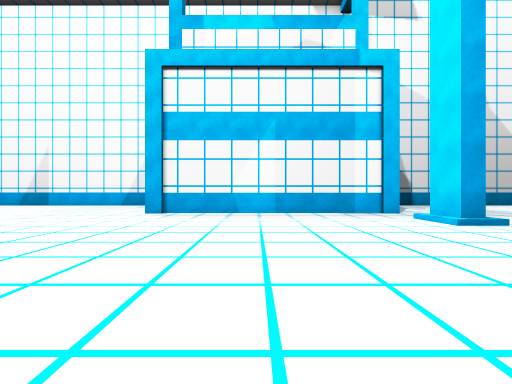
View 1 (above)

19 first-person views from a walk through a 3-D level made in the Unity game engine. The camera is 1.3 m above the floor, looks level and sees 85° across. The floor is counted in squares, 2 m on a side. Each view is taken from the middle of a square. On the plan, view 1 faces up. The plan holds only what a view shows up to about 9 squares ahead; the rest is blank. The place goes on beyond the plan. The player character is not drawn.

View 2
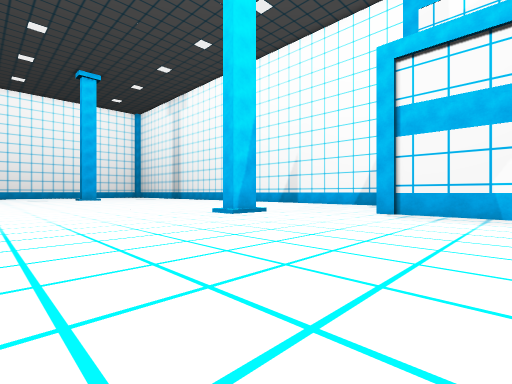

View 3
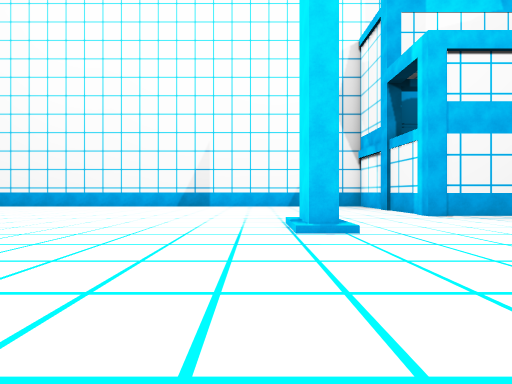

View 4
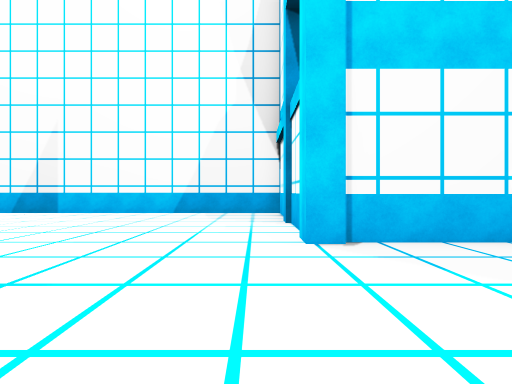

View 5
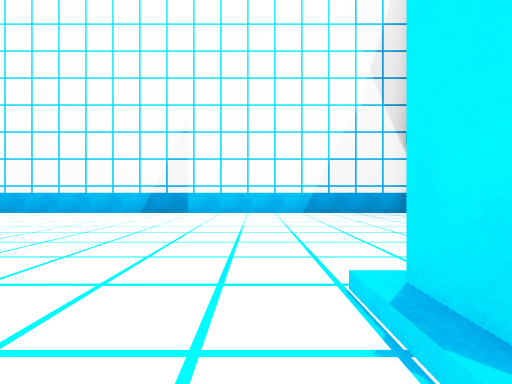

View 6
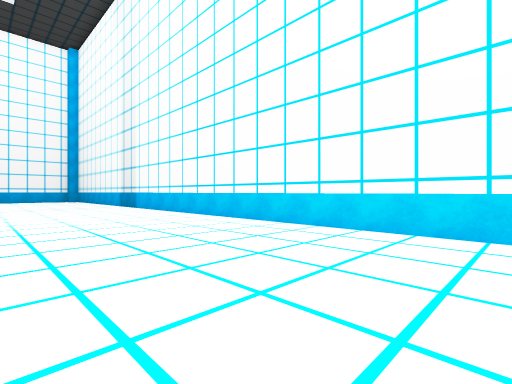

View 7
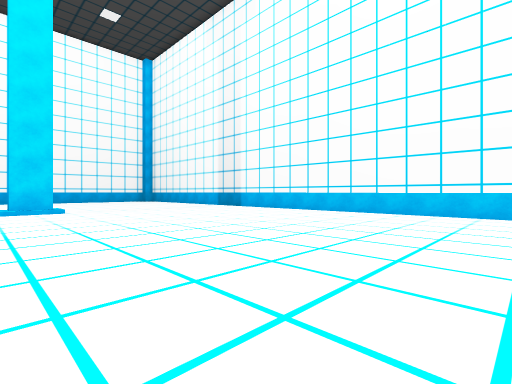

View 8
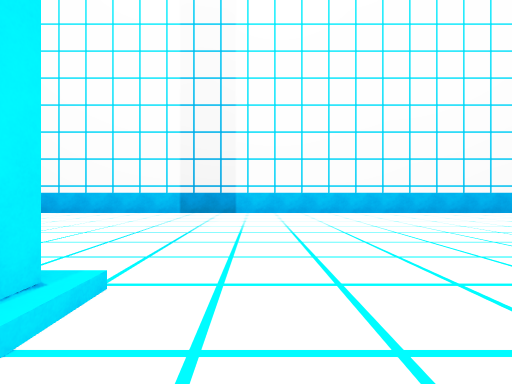

View 9
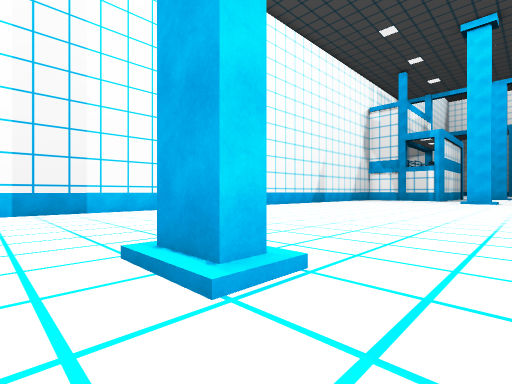

View 10
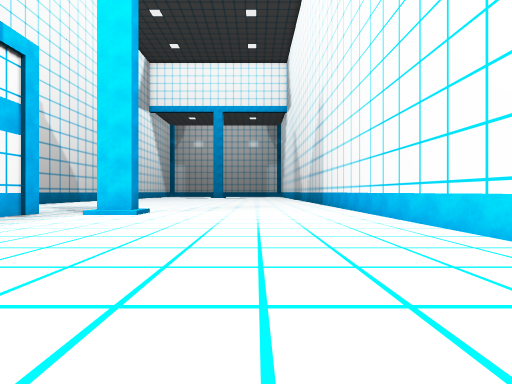

View 11
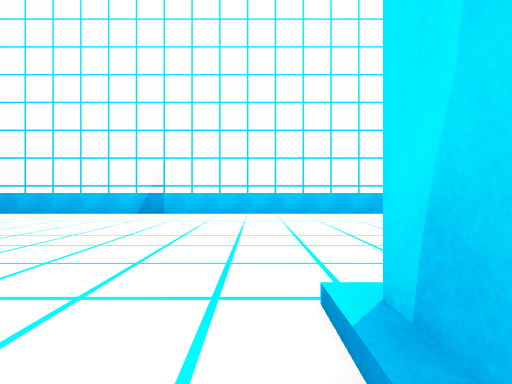

View 12
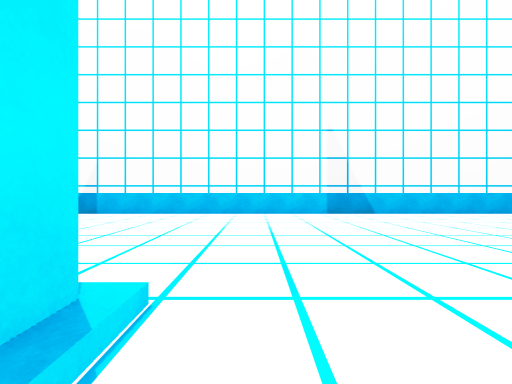

View 13
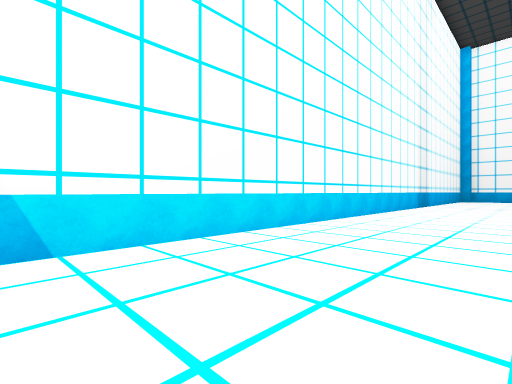

View 14
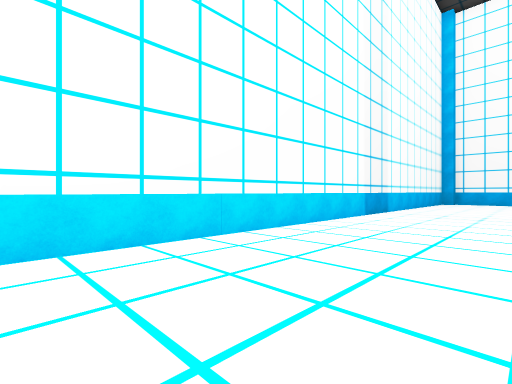

View 15
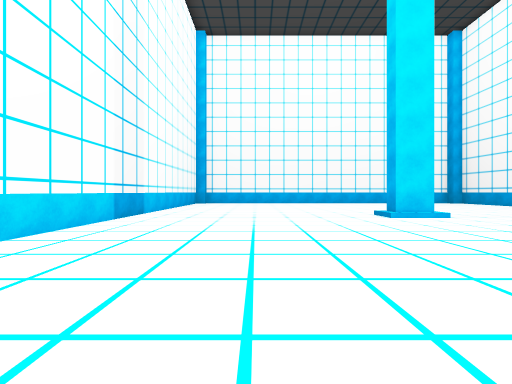

View 16
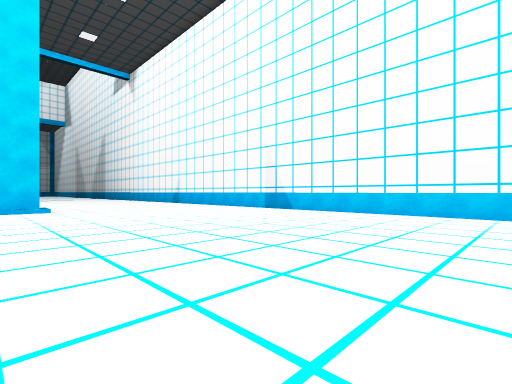

View 17
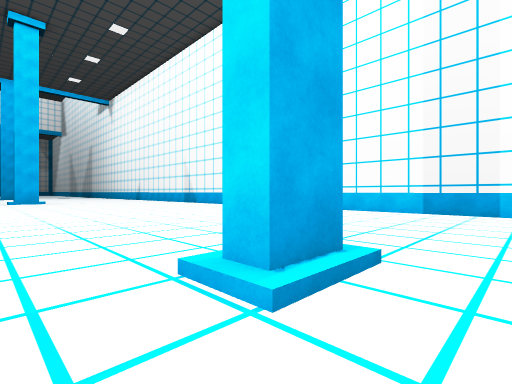

View 18
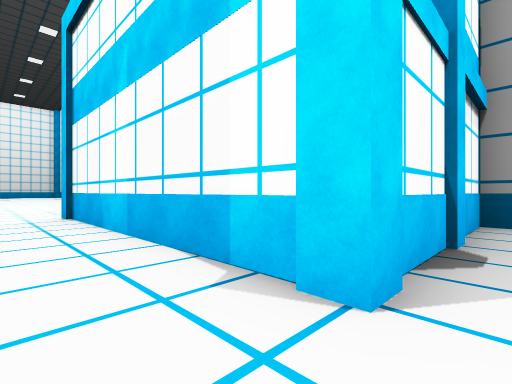

View 19
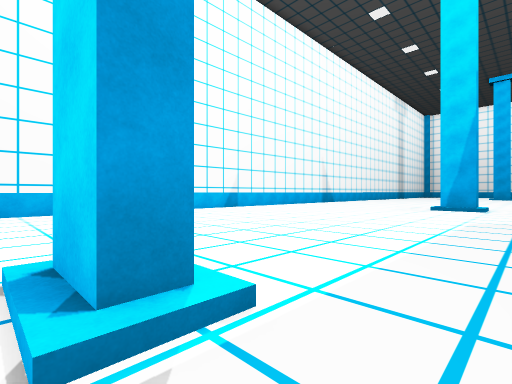

### Floor plan
Points are (right, up) in squares from view 1. A wall is a line through its corners. A room is listed if a view was taken in it or the views show most of it. See-through windows are left out.
Room 1 (views 1, 2, 3, 4, 5, 6, 7, 8, 9, 10, 11, 12, 13, 14, 15, 16, 17, 18, 19)
walls: (-6.6, 6.4) (-6.6, 5.6) (-7.1, 5.6) (-7.1, 6.6); (-3.3, 12.5) (-3.3, 13.6) (-26.5, 13.6); (-24.8, 5.6) (-24.8, 6.6); (-25, 6.6) (-24.2, 6.6) (-24.2, 5.6) (-25, 5.6); (-26, -1.4) (5, -1.4); (4.1, 5.6) (4.1, 6.6) (4.6, 6.6) (4.6, 5.6) (4.1, 5.6); (4.4, 9) (4.4, 8.6) (-3.3, 8.6) (-3.3, 11); (4.4, 11.4) (4.4, 9.2); (4.7, 13.6) (4.4, 13.6) (4.4, 12.1)
low walls: (-7.4, 5.5) (-7.4, 6.5); (-25, 5.6) (-25, 6.6)

Positions as (right, up) in squares from view 1, and headings:
1: (0, 0), facing up
2: (0, 0), facing up-left
3: (-8, 1), facing up
4: (-4, 5), facing up
5: (-8, 5), facing up
6: (-12, 9), facing up-left
7: (-14, 5), facing up-left
8: (-23, 5), facing up
9: (-26, 4), facing up-right
10: (-4, 2), facing right
11: (-6, 7), facing down
12: (-8, 7), facing down
13: (-11, 2), facing down-left
14: (-16, 2), facing down-left
15: (-17, 2), facing left
16: (-18, 7), facing down-right
17: (-26, 8), facing down-right
18: (5, 7), facing up-left
19: (5, 8), facing down-left
